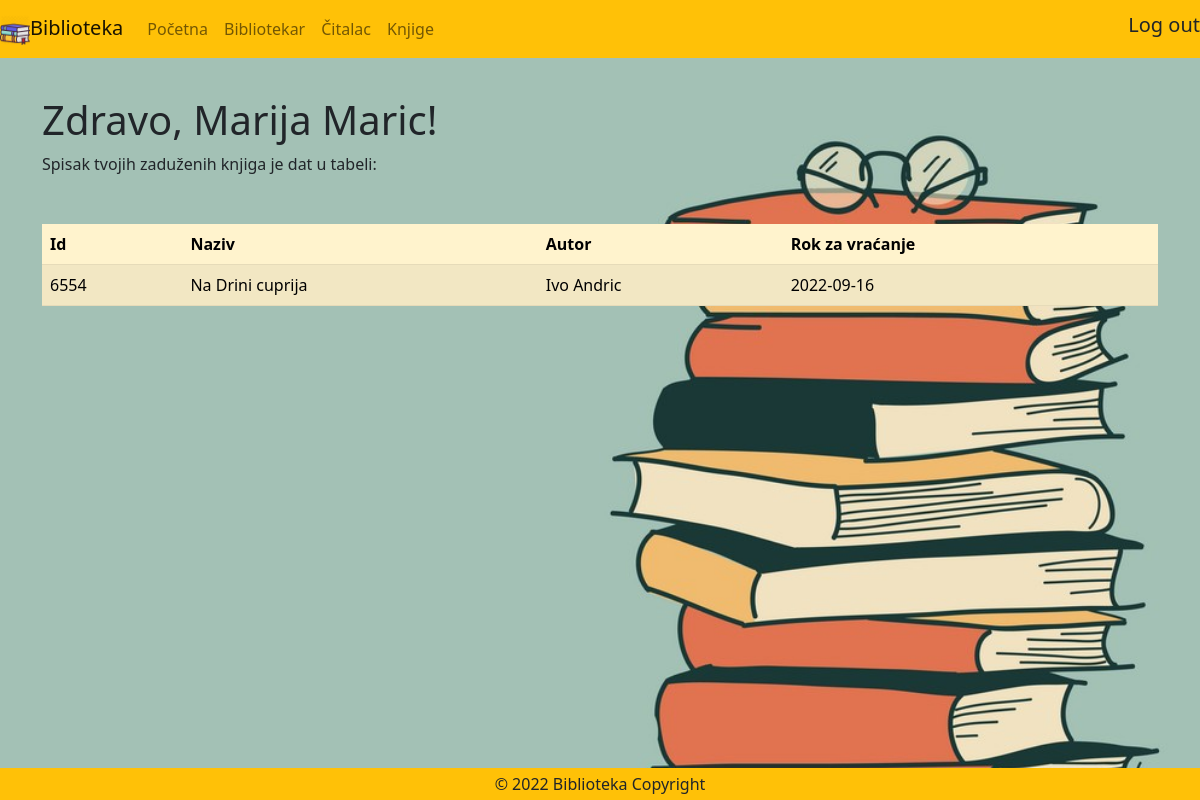
The page /citalac.php (signed in) on the database its author committed.
### tables this page shows
CREATE TABLE `books` (
  `id` int(11) NOT NULL,
  `title` varchar(150) NOT NULL,
  `author` varchar(150) NOT NULL,
  `person` varchar(50) DEFAULT NULL,
  `deadline` date DEFAULT NULL
);

### model/books.php (called while the page is built, shortened)
<?php
class Book
{
    public static function getByUser($username, mysqli $conn)
    {
        $query = "SELECT id,title,author,deadline FROM books WHERE person='$username'";
        return $conn->query($query);
    }
}

### citalac.php (the view, shortened to what this page needs)
<?php
require "dbBroker.php";
require "./model/books.php";
$username = $_SESSION['username'];
$books = Book::getByUser($username, $conn);
if (!$books) {
    echo "Nemate zaduženih knjiga!";
} else {
?>
    <!DOCTYPE html>
    <html lang="en">
    <head>
        <?php
        include "head.php";
        ?>
    </head>
    <body>
        <?php
        include "header.php";
        ?>
        <section>
            <div class="container h-custom mt-5 pt-5">
                <h1><?php
                    echo "Zdravo, " . $_SESSION['first_name'] . " " . $_SESSION['last_name'] . "!";
                    ?>
                </h1>
                <p>Spisak tvojih zaduženih knjiga je dat u tabeli:</p>
                <table class="table  table-warning table-striped mt-5 pt-5">
                    <thead>
                        <tr>
                            <th scope="col">Id</th>
                            <th scope="col">Naziv</th>
                            <th scope="col">Autor</th>
                            <th scope="col">Rok za vraćanje</th>
                        </tr>
                    </thead>
                    <tbody>
                        <?php
                        while ($row = $books->fetch_assoc()) :
                        ?>
                            <tr>
                                <td><?php echo $row['id'] ?></td>
                                <td><?php echo $row['title'] ?></td>
                                <td><?php echo $row['author'] ?></td>
                                <td><?php echo $row['deadline'] ?></td>
                            </tr>
                        <?php
                        endwhile;
                        ?>
                    </tbody>
                </table>
            </div>
        </section>
    <?php
}
include "footer.php";
    ?>
    </body>
    </html>

### css/style.css (style rules this page uses)
body { background-image: url(../img/background.jpg); background-repeat: no-repeat; background-size: cover ; }
.h-custom { height: calc(100% - 73px); }

### rows shown on the page
books: id "6554", title "Na Drini cuprija", author "Ivo Andric", deadline "2022-09-16"

### other values the page prints
$_SESSION['first_name'] "Marija"
$_SESSION['last_name'] "Maric"
